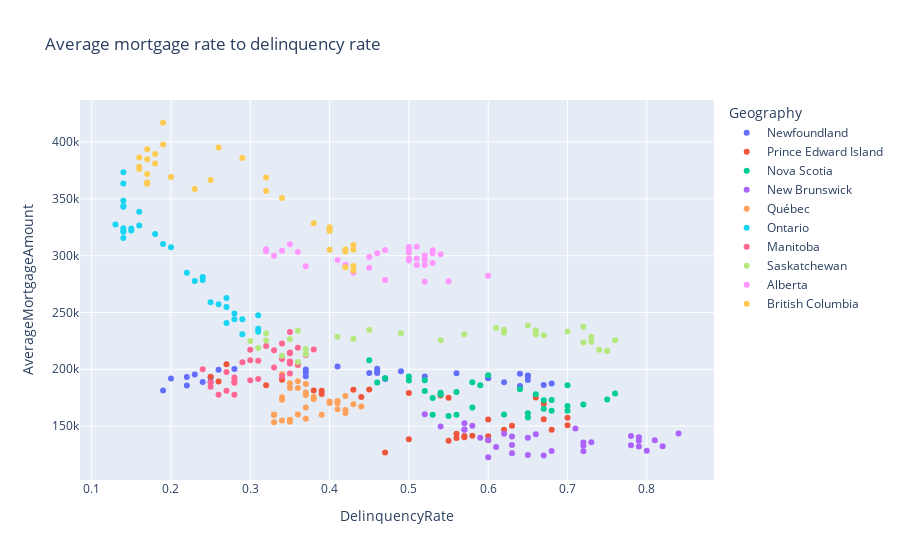

Notebook code cell kept with this figure:
### Markdown cell above
#### Exercise: modify the code above to colour the dots by Geography, add hover name with Time

### Code cell
px.scatter(data_frame=data_pop_del_mort_df,
      y = "AverageMortgageAmount",
      x = "DelinquencyRate",
      title="Average mortgage rate to delinquency rate",
      color="Geography", 
      hover_name="Time")

### Figure 1 — Plotly figure (JSON) as saved in the notebook; plotly's stock layout.template omitted (floating-point values rounded to 4 significant figures)
{"data": [{"hovertemplate": "<b>%{hovertext}</b><br><br>Geography=Newfoundland<br>DelinquencyRate=%{x}<br>AverageMortgageAmount=%{y}<extra></extra>", "hovertext": ["2012Q3", "2012Q4", "2013Q1", "2013Q2", "2013Q3", "2013Q4", "2014Q1", "2014Q2", "2014Q3", "2014Q4", "2015Q1", "2015Q2", "2015Q3", "2015Q4", "2016Q1", "2016Q2", "2016Q3", "2016Q4", "2017Q1", "2017Q2", "2017Q3", "2017Q4", "2018Q1", "2018Q2", "2018Q3", "2018Q4", "2019Q1", "2019Q2", "2019Q3", "2019Q4", "2020Q1", "2020Q2", "2020Q3"], "legendgroup": "Newfoundland", "marker": {"color": "#636efa", "symbol": "circle"}, "mode": "markers", "name": "Newfoundland", "orientation": "v", "showlegend": true, "type": "scatter", "x": [0.24, 0.22, 0.25, 0.19, 0.2, 0.22, 0.23, 0.25, 0.26, 0.28, 0.37, 0.37, 0.37, 0.41, 0.45, 0.46, 0.49, 0.46, 0.47, 0.47, 0.46, 0.52, 0.56, 0.6, 0.6, 0.62, 0.64, 0.65, 0.65, 0.65, 0.67, 0.68, 0.64], "xaxis": "x", "y": [188732, 185794, 189098, 181331, 191818, 193100, 195479, 192856, 199560, 200310, 197406, 193956, 199758, 202487, 196798, 196806, 198265, 197794, 192057, 191412, 200378, 193619, 196431, 192252, 192106, 188614, 185276, 190582, 194536, 193870, 186268, 187431, 196100], "yaxis": "y"}, {"hovertemplate": "<b>%{hovertext}</b><br><br>Geography=Prince Edward Island<br>DelinquencyRate=%{x}<br>AverageMortgageAmount=%{y}<extra></extra>", "hovertext": ["2012Q3", "2012Q4", "2013Q1", "2013Q2", "2013Q3", "2013Q4", "2014Q1", "2014Q2", "2014Q3", "2014Q4", "2015Q1", "2015Q2", "2015Q3", "2015Q4", "2016Q1", "2016Q2", "2016Q3", "2016Q4", "2017Q1", "2017Q2", "2017Q3", "2017Q4", "2018Q1", "2018Q2", "2018Q3", "2018Q4", "2019Q1", "2019Q2", "2019Q3", "2019Q4", "2020Q1", "2020Q2", "2020Q3"], "legendgroup": "Prince Edward Island", "marker": {"color": "#EF553B", "symbol": "circle"}, "mode": "markers", "name": "Prince Edward Island", "orientation": "v", "showlegend": true, "type": "scatter", "x": [0.57, 0.5, 0.55, 0.47, 0.56, 0.58, 0.6, 0.6, 0.56, 0.57, 0.68, 0.62, 0.63, 0.67, 0.7, 0.7, 0.67, 0.6, 0.66, 0.55, 0.54, 0.44, 0.5, 0.45, 0.43, 0.39, 0.39, 0.38, 0.34, 0.32, 0.25, 0.26, 0.27], "xaxis": "x", "y": [140279, 138415, 137162, 126763, 139506, 141453, 141141, 137427, 143320, 141232, 146885, 146818, 150403, 155926, 157322, 150732, 169651, 155799, 175124, 174901, 176919, 175523, 179179, 182114, 181967, 178140, 181172, 181358, 190715, 185934, 193439, 189309, 204415], "yaxis": "y"}, {"hovertemplate": "<b>%{hovertext}</b><br><br>Geography=Nova Scotia<br>DelinquencyRate=%{x}<br>AverageMortgageAmount=%{y}<extra></extra>", "hovertext": ["2012Q3", "2012Q4", "2013Q1", "2013Q2", "2013Q3", "2013Q4", "2014Q1", "2014Q2", "2014Q3", "2014Q4", "2015Q1", "2015Q2", "2015Q3", "2015Q4", "2016Q1", "2016Q2", "2016Q3", "2016Q4", "2017Q1", "2017Q2", "2017Q3", "2017Q4", "2018Q1", "2018Q2", "2018Q3", "2018Q4", "2019Q1", "2019Q2", "2019Q3", "2019Q4", "2020Q1", "2020Q2", "2020Q3"], "legendgroup": "Nova Scotia", "marker": {"color": "#00cc96", "symbol": "circle"}, "mode": "markers", "name": "Nova Scotia", "orientation": "v", "showlegend": true, "type": "scatter", "x": [0.53, 0.53, 0.55, 0.56, 0.58, 0.62, 0.65, 0.65, 0.67, 0.68, 0.7, 0.67, 0.66, 0.68, 0.7, 0.72, 0.76, 0.75, 0.7, 0.64, 0.6, 0.58, 0.59, 0.54, 0.52, 0.56, 0.54, 0.52, 0.5, 0.5, 0.46, 0.47, 0.45], "xaxis": "x", "y": [174688, 160046, 158806, 159945, 166426, 160189, 161383, 157664, 172827, 163584, 163607, 165288, 178091, 172863, 167596, 168948, 178784, 173305, 186024, 182526, 194802, 188559, 185858, 179407, 190443, 179921, 177863, 180958, 193586, 190168, 188267, 192060, 207877], "yaxis": "y"}, {"hovertemplate": "<b>%{hovertext}</b><br><br>Geography=New Brunswick<br>DelinquencyRate=%{x}<br>AverageMortgageAmount=%{y}<extra></extra>", "hovertext": ["2012Q3", "2012Q4", "2013Q1", "2013Q2", "2013Q3", "2013Q4", "2014Q1", "2014Q2", "2014Q3", "2014Q4", "2015Q1", "2015Q2", "2015Q3", "2015Q4", "2016Q1", "2016Q2", "2016Q3", "2016Q4", "2017Q1", "2017Q2", "2017Q3", "2017Q4", "2018Q1", "2018Q2", "2018Q3", "2018Q4", "2019Q1", "2019Q2", "2019Q3", "2019Q4", "2020Q1", "2020Q2", "2020Q3"], "legendgroup": "New Brunswick", "marker": {"color": "#ab63fa", "symbol": "circle"}, "mode": "markers", "name": "New Brunswick", "orientation": "v", "showlegend": true, "type": "scatter", "x": [0.63, 0.63, 0.65, 0.6, 0.61, 0.68, 0.72, 0.67, 0.72, 0.72, 0.79, 0.8, 0.81, 0.79, 0.82, 0.78, 0.84, 0.79, 0.78, 0.73, 0.71, 0.66, 0.65, 0.59, 0.58, 0.62, 0.63, 0.6, 0.57, 0.57, 0.57, 0.54, 0.52], "xaxis": "x", "y": [133390, 126138, 124645, 122572, 131542, 128155, 127766, 124221, 135592, 132766, 132025, 128378, 137565, 137039, 132325, 133027, 143533, 140124, 141196, 135748, 147934, 142799, 139711, 139750, 150353, 143324, 140850, 137809, 152606, 147047, 146701, 149590, 160349], "yaxis": "y"}, {"hovertemplate": "<b>%{hovertext}</b><br><br>Geography=Québec<br>DelinquencyRate=%{x}<br>AverageMortgageAmount=%{y}<extra></extra>", "hovertext": ["2012Q3", "2012Q4", "2013Q1", "2013Q2", "2013Q3", "2013Q4", "2014Q1", "2014Q2", "2014Q3", "2014Q4", "2015Q1", "2015Q2", "2015Q3", "2015Q4", "2016Q1", "2016Q2", "2016Q3", "2016Q4", "2017Q1", "2017Q2", "2017Q3", "2017Q4", "2018Q1", "2018Q2", "2018Q3", "2018Q4", "2019Q1", "2019Q2", "2019Q3", "2019Q4", "2020Q1", "2020Q2", "2020Q3"], "legendgroup": "Québec", "marker": {"color": "#FFA15A", "symbol": "circle"}, "mode": "markers", "name": "Québec", "orientation": "v", "showlegend": true, "type": "scatter", "x": [0.33, 0.33, 0.35, 0.34, 0.33, 0.35, 0.37, 0.36, 0.37, 0.39, 0.42, 0.41, 0.41, 0.42, 0.44, 0.43, 0.42, 0.4, 0.41, 0.4, 0.37, 0.34, 0.34, 0.35, 0.35, 0.38, 0.38, 0.37, 0.37, 0.36, 0.36, 0.34, 0.36], "xaxis": "x", "y": [159661, 153413, 153909, 155016, 160147, 155512, 156424, 160165, 166426, 160073, 161563, 164764, 170403, 164235, 167154, 169326, 176522, 170309, 171992, 171716, 177306, 173182, 175297, 183507, 187727, 173911, 175658, 179523, 187136, 183501, 189390, 195538, 203861], "yaxis": "y"}, {"hovertemplate": "<b>%{hovertext}</b><br><br>Geography=Ontario<br>DelinquencyRate=%{x}<br>AverageMortgageAmount=%{y}<extra></extra>", "hovertext": ["2012Q3", "2012Q4", "2013Q1", "2013Q2", "2013Q3", "2013Q4", "2014Q1", "2014Q2", "2014Q3", "2014Q4", "2015Q1", "2015Q2", "2015Q3", "2015Q4", "2016Q1", "2016Q2", "2016Q3", "2016Q4", "2017Q1", "2017Q2", "2017Q3", "2017Q4", "2018Q1", "2018Q2", "2018Q3", "2018Q4", "2019Q1", "2019Q2", "2019Q3", "2019Q4", "2020Q1", "2020Q2", "2020Q3"], "legendgroup": "Ontario", "marker": {"color": "#19d3f3", "symbol": "circle"}, "mode": "markers", "name": "Ontario", "orientation": "v", "showlegend": true, "type": "scatter", "x": [0.31, 0.31, 0.31, 0.29, 0.28, 0.28, 0.29, 0.27, 0.27, 0.26, 0.27, 0.25, 0.24, 0.23, 0.24, 0.22, 0.2, 0.19, 0.18, 0.16, 0.16, 0.15, 0.15, 0.14, 0.13, 0.14, 0.14, 0.14, 0.14, 0.14, 0.14, 0.14, 0.14], "xaxis": "x", "y": [247455, 235667, 233122, 230770, 249054, 244060, 244077, 240828, 262838, 257244, 254854, 259093, 281259, 277802, 278626, 285024, 307369, 310236, 319009, 326645, 338561, 323821, 322179, 315576, 327367, 321579, 321074, 324080, 343117, 343768, 348272, 363432, 373371], "yaxis": "y"}, {"hovertemplate": "<b>%{hovertext}</b><br><br>Geography=Manitoba<br>DelinquencyRate=%{x}<br>AverageMortgageAmount=%{y}<extra></extra>", "hovertext": ["2012Q3", "2012Q4", "2013Q1", "2013Q2", "2013Q3", "2013Q4", "2014Q1", "2014Q2", "2014Q3", "2014Q4", "2015Q1", "2015Q2", "2015Q3", "2015Q4", "2016Q1", "2016Q2", "2016Q3", "2016Q4", "2017Q1", "2017Q2", "2017Q3", "2017Q4", "2018Q1", "2018Q2", "2018Q3", "2018Q4", "2019Q1", "2019Q2", "2019Q3", "2019Q4", "2020Q1", "2020Q2", "2020Q3"], "legendgroup": "Manitoba", "marker": {"color": "#FF6692", "symbol": "circle"}, "mode": "markers", "name": "Manitoba", "orientation": "v", "showlegend": true, "type": "scatter", "x": [0.25, 0.27, 0.28, 0.26, 0.28, 0.28, 0.28, 0.25, 0.24, 0.27, 0.31, 0.3, 0.29, 0.33, 0.34, 0.35, 0.34, 0.35, 0.36, 0.35, 0.33, 0.3, 0.3, 0.31, 0.32, 0.35, 0.35, 0.35, 0.34, 0.36, 0.37, 0.38, 0.35], "xaxis": "x", "y": [188298, 181097, 177560, 177517, 192732, 189570, 188107, 184554, 200051, 197527, 191444, 190383, 206275, 201640, 193970, 196385, 209051, 206958, 203999, 205085, 216750, 217136, 207988, 207436, 220454, 214060, 206692, 214873, 222637, 218918, 212508, 217416, 232725], "yaxis": "y"}, {"hovertemplate": "<b>%{hovertext}</b><br><br>Geography=Saskatchewan<br>DelinquencyRate=%{x}<br>AverageMortgageAmount=%{y}<extra></extra>", "hovertext": ["2012Q3", "2012Q4", "2013Q1", "2013Q2", "2013Q3", "2013Q4", "2014Q1", "2014Q2", "2014Q3", "2014Q4", "2015Q1", "2015Q2", "2015Q3", "2015Q4", "2016Q1", "2016Q2", "2016Q3", "2016Q4", "2017Q1", "2017Q2", "2017Q3", "2017Q4", "2018Q1", "2018Q2", "2018Q3", "2018Q4", "2019Q1", "2019Q2", "2019Q3", "2019Q4", "2020Q1", "2020Q2", "2020Q3"], "legendgroup": "Saskatchewan", "marker": {"color": "#B6E880", "symbol": "circle"}, "mode": "markers", "name": "Saskatchewan", "orientation": "v", "showlegend": true, "type": "scatter", "x": [0.37, 0.37, 0.36, 0.34, 0.3, 0.32, 0.35, 0.31, 0.32, 0.36, 0.41, 0.43, 0.45, 0.49, 0.54, 0.57, 0.61, 0.62, 0.62, 0.66, 0.65, 0.66, 0.66, 0.67, 0.7, 0.72, 0.74, 0.75, 0.73, 0.73, 0.75, 0.76, 0.72], "xaxis": "x", "y": [217945, 213126, 206354, 211979, 224868, 225414, 226559, 218781, 231768, 233854, 228569, 226957, 234840, 231611, 225641, 230729, 236380, 232174, 234786, 233545, 238533, 234340, 230702, 229851, 233255, 223628, 217157, 216369, 228721, 224315, 216188, 225641, 237386], "yaxis": "y"}, {"hovertemplate": "<b>%{hovertext}</b><br><br>Geography=Alberta<br>DelinquencyRate=%{x}<br>AverageMortgageAmount=%{y}<extra></extra>", "hovertext": ["2012Q3", "2012Q4", "2013Q1", "2013Q2", "2013Q3", "2013Q4", "2014Q1", "2014Q2", "2014Q3", "2014Q4", "2015Q1", "2015Q2", "2015Q3", "2015Q4", "2016Q1", "2016Q2", "2016Q3", "2016Q4", "2017Q1", "2017Q2", "2017Q3", "2017Q4", "2018Q1", "2018Q2", "2018Q3", "2018Q4", "2019Q1", "2019Q2", "2019Q3", "2019Q4", "2020Q1", "2020Q2", "2020Q3"], "legendgroup": "Alberta", "marker": {"color": "#FF97FF", "symbol": "circle"}, "mode": "markers", "name": "Alberta", "orientation": "v", "showlegend": true, "type": "scatter", "x": [0.6, 0.55, 0.52, 0.47, 0.45, 0.43, 0.42, 0.37, 0.34, 0.32, 0.32, 0.33, 0.35, 0.36, 0.41, 0.45, 0.53, 0.53, 0.54, 0.52, 0.51, 0.5, 0.5, 0.46, 0.47, 0.5, 0.51, 0.53, 0.51, 0.5, 0.52, 0.52, 0.5], "xaxis": "x", "y": [282371, 277555, 277158, 278516, 289263, 284928, 291926, 290722, 304374, 305558, 303976, 299837, 309953, 303244, 296111, 298884, 304683, 302095, 301254, 300115, 307837, 307662, 302814, 302116, 305101, 295839, 291721, 293612, 297609, 297552, 291747, 296269, 305600], "yaxis": "y"}, {"hovertemplate": "<b>%{hovertext}</b><br><br>Geography=British Columbia<br>DelinquencyRate=%{x}<br>AverageMortgageAmount=%{y}<extra></extra>", "hovertext": ["2012Q3", "2012Q4", "2013Q1", "2013Q2", "2013Q3", "2013Q4", "2014Q1", "2014Q2", "2014Q3", "2014Q4", "2015Q1", "2015Q2", "2015Q3", "2015Q4", "2016Q1", "2016Q2", "2016Q3", "2016Q4", "2017Q1", "2017Q2", "2017Q3", "2017Q4", "2018Q1", "2018Q2", "2018Q3", "2018Q4", "2019Q1", "2019Q2", "2019Q3", "2019Q4", "2020Q1", "2020Q2", "2020Q3"], "legendgroup": "British Columbia", "marker": {"color": "#FECB52", "symbol": "circle"}, "mode": "markers", "name": "British Columbia", "orientation": "v", "showlegend": true, "type": "scatter", "x": [0.42, 0.42, 0.43, 0.43, 0.42, 0.43, 0.43, 0.4, 0.4, 0.4, 0.4, 0.38, 0.34, 0.32, 0.32, 0.29, 0.26, 0.25, 0.23, 0.2, 0.18, 0.18, 0.17, 0.17, 0.16, 0.17, 0.17, 0.17, 0.16, 0.16, 0.17, 0.19, 0.19], "xaxis": "x", "y": [305427, 289864, 286652, 290928, 303663, 305256, 309374, 305138, 321625, 323373, 325035, 328540, 350672, 357016, 368782, 385910, 395297, 366703, 358655, 369174, 389430, 381223, 384794, 371860, 378187, 364330, 363239, 363924, 376343, 386494, 393711, 397853, 417004], "yaxis": "y"}], "layout": {"legend": {"title": {"text": "Geography"}, "tracegroupgap": 0}, "title": {"text": "Average mortgage rate to delinquency rate"}, "xaxis": {"anchor": "y", "domain": [0, 1], "title": {"text": "DelinquencyRate"}}, "yaxis": {"anchor": "x", "domain": [0, 1], "title": {"text": "AverageMortgageAmount"}}}}
